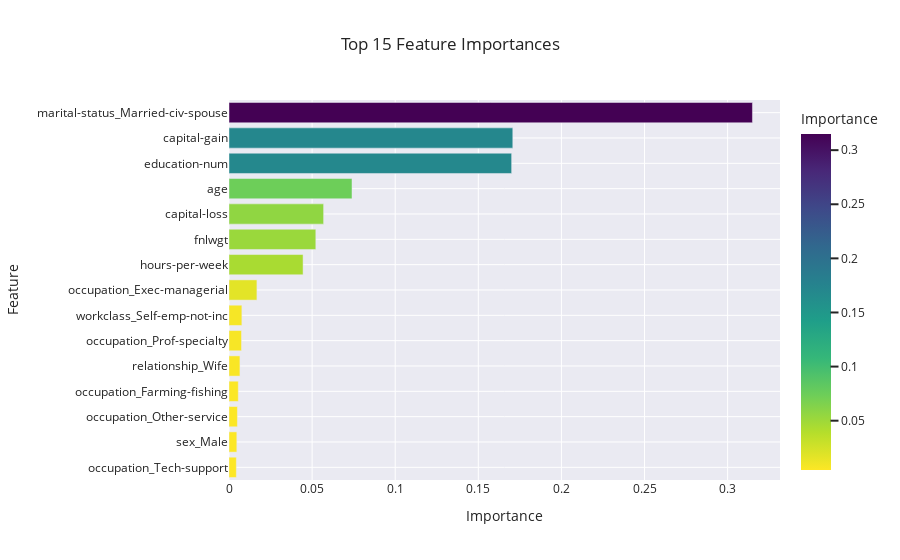

The notebook cell this image was saved under:
### Code cell
# And now - with plotly express!

import plotly.express as px

# Create a dataframe for feature importances
feature_importances = pd.DataFrame({
    "Feature": X.columns
    , "Importance": best_gbc.feature_importances_
}).sort_values(
    by="Importance"
    , ascending=False)

# Select the top 15 features
top_features = feature_importances.head(15)

# Create the bar chart
fig = px.bar(
    top_features
    , x="Importance"
    , y="Feature"
    , orientation="h"  # Horizontal bar chart
    , title="Top 15 Feature Importances"
    , color="Importance"  # Add color based on importance
    , color_continuous_scale="viridis_r"  # Match the seaborn palette
)

# Update layout for better appearance
fig.update_layout(
    xaxis_title="Importance"
    , yaxis_title="Feature"
    , yaxis=dict(
        autorange="reversed")  # Reverse the y-axis for a similar order to Seaborn
    , template="seaborn"  # Clean background style
)

# Show the figure
fig.show()

### Figure 1 — Plotly figure (JSON) as saved in the notebook; plotly's stock layout.template omitted (floating-point values rounded to 4 significant figures)
{"data": [{"alignmentgroup": "True", "hovertemplate": "Importance=%{marker.color}<br>Feature=%{y}<extra></extra>", "legendgroup": "", "marker": {"color": [0.3149, 0.1707, 0.1701, 0.074, 0.05693, 0.05223, 0.04457, 0.0168, 0.007744, 0.007533, 0.006582, 0.005592, 0.005059, 0.004712, 0.004428], "coloraxis": "coloraxis", "pattern": {"shape": ""}}, "name": "", "offsetgroup": "", "orientation": "h", "showlegend": false, "textposition": "auto", "type": "bar", "x": [0.3149, 0.1707, 0.1701, 0.074, 0.05693, 0.05223, 0.04457, 0.0168, 0.007744, 0.007533, 0.006582, 0.005592, 0.005059, 0.004712, 0.004428], "xaxis": "x", "y": ["marital-status_Married-civ-spouse", "capital-gain", "education-num", "age", "capital-loss", "fnlwgt", "hours-per-week", "occupation_Exec-managerial", "workclass_Self-emp-not-inc", "occupation_Prof-specialty", "relationship_Wife", "occupation_Farming-fishing", "occupation_Other-service", "sex_Male", "occupation_Tech-support"], "yaxis": "y"}], "layout": {"barmode": "relative", "coloraxis": {"colorbar": {"title": {"text": "Importance"}}, "colorscale": [[0, "#fde725"], [0.1111, "#b5de2b"], [0.2222, "#6ece58"], [0.3333, "#35b779"], [0.4444, "#1f9e89"], [0.5556, "#26828e"], [0.6667, "#31688e"], [0.7778, "#3e4989"], [0.8889, "#482878"], [1, "#440154"]]}, "legend": {"tracegroupgap": 0}, "title": {"text": "Top 15 Feature Importances"}, "xaxis": {"anchor": "y", "domain": [0, 1], "title": {"text": "Importance"}}, "yaxis": {"anchor": "x", "autorange": "reversed", "domain": [0, 1], "title": {"text": "Feature"}}}}
